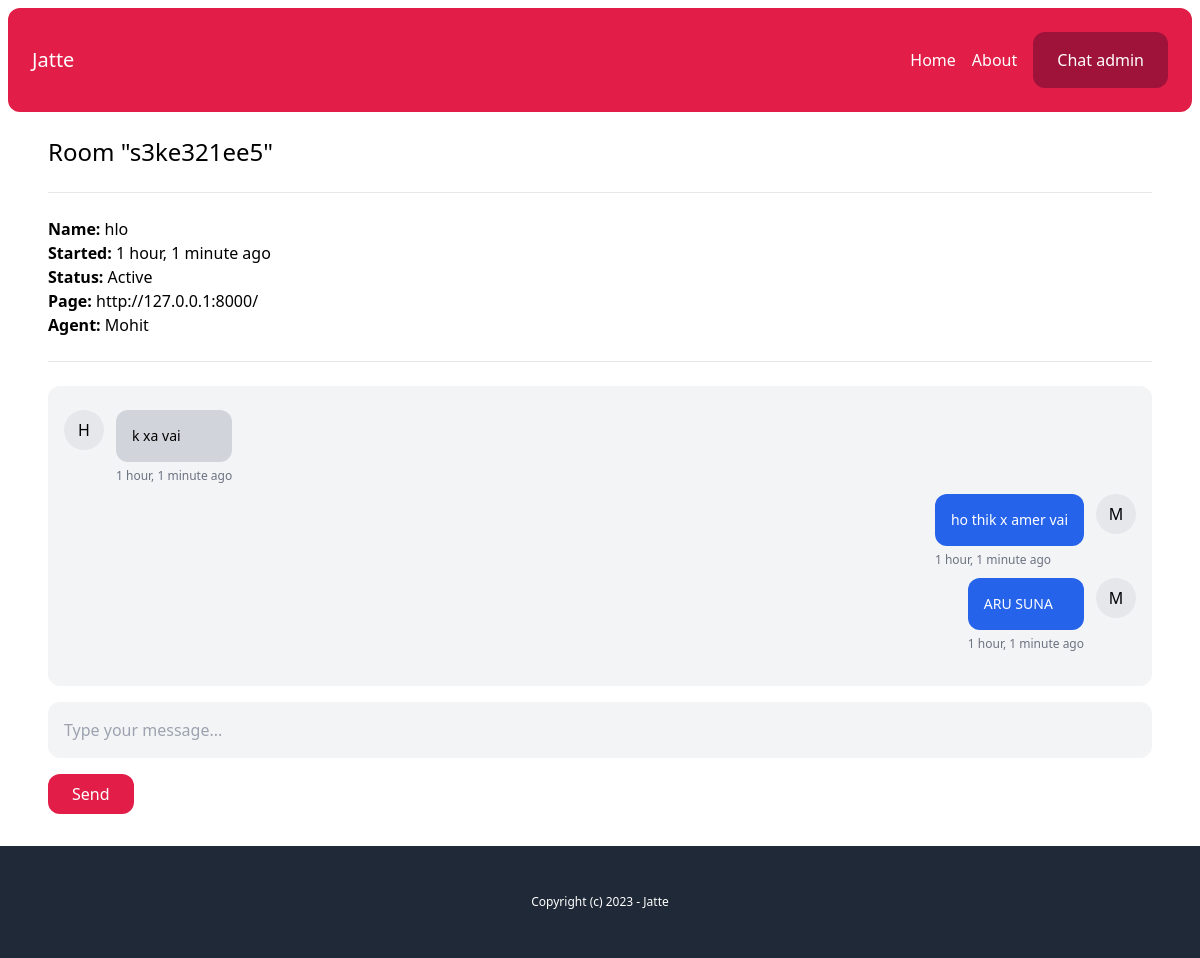
The app's page /chat-admin/s3ke321ee5/ (signed in) with its own data.
### chat/models.py (models this page shows, shortened)
class Room(models.Model):
    WAITING = 'waiting'
    ACTIVE = 'active'
    CLOSED = 'closed'
    CHOICES_STATUS = (
        (WAITING, 'Waiting'),
        (ACTIVE, 'Active'),
        (CLOSED, 'Closed'),
    )
    uuid = models.CharField(max_length=255)
    client = models.CharField(max_length=255)
    agent = models.ForeignKey(User, related_name='rooms', blank=True, null=True, on_delete=models.SET_NULL)
    messages = models.ManyToManyField(Message, blank=True)
    url = models.CharField(max_length=255, blank=True, null=True)
    status = models.CharField(max_length=20, choices=CHOICES_STATUS, default=WAITING)
    created_at = models.DateTimeField(auto_now_add=True)
    class Meta:
        ordering = ('-created_at',)

class Message(models.Model):
    body = models.TextField()
    sent_by = models.CharField(max_length=255)
    created_at = models.DateTimeField(auto_now_add=True)
    created_by = models.ForeignKey(User, blank=True, null=True, on_delete=models.SET_NULL)
    class Meta:
        ordering = ('created_at',)

### account/models.py (models this page shows)
class User(AbstractBaseUser, PermissionsMixin):
    AGENT = 'agent'
    MANAGER = 'manager'
    ROLES_CHOICES = (
        (AGENT, 'Agent'),
        (MANAGER, 'Manager'),
    )
    id = models.UUIDField(primary_key=True, default=uuid.uuid4, editable=False)
    email = models.EmailField(unique=True)
    name = models.CharField(max_length=255, blank=True, default='')
    role = models.CharField(max_length=20, choices=ROLES_CHOICES, default=AGENT)
    is_active = models.BooleanField(default=True)
    is_superuser = models.BooleanField(default=False)
    is_staff = models.BooleanField(default=False)
    date_joined = models.DateTimeField(default=timezone.now)
    last_login = models.DateTimeField(blank=True, null=True)
    objects = CustomUserManager()
    USERNAME_FIELD = 'email'
    EMAIL_FIELD = 'email'
    REQUIRED_FIELDS = ['name']

### chat/views.py (the view)
# urls.py: path('chat-admin/<str:uuid>/', views.room , name = 'room'),
@login_required
def room(request, uuid):
    room = Room.objects.get(uuid=uuid)
    if room.status == Room.WAITING:
        room.status = Room.ACTIVE
        room.agent = request.user
        room.save()
    return render(request, 'chat/room.html', {
        'room': room
    })

### chat/templatetags/chatextras.py (called while the page is built)
@register.filter(name='initials')
def initials(value):
    initials = ''
    for name in value.split(' '):
        if name and len(initials) < 3:
            initials += name[0].upper()
    return initials

### chat/templates/chat/room.html (shortened to what this page needs)
{% extends 'core/base.html' %}
{% load static chatextras %}
{% block content %}
    <h1 class="text-2xl">Room "{{ room.uuid }}"</h1>
    <hr class="my-6">
    <p class="mb-6">
        <b>Name: </b>{{ room.client }}<br>
        <b>Started: </b>{{ room.created_at|timesince }} ago<br>
        <b>Status: </b>{{ room.get_status_display }}<br>
        <b>Page: </b>{{ room.url }}<br>
        <b>Agent: </b>{% firstof room.agent.name 'None yet...' %}
    </p>
    <hr class="mb-6">
    <div id="chat_log" class="mb-4 p-4 bg-gray-100 rounded-xl h-[300px] overflow-scroll flex flex-col flex-grow">
        {% for message in room.messages.all %}
            <div class="flex w-full max-w-md mt-2 space-x-3 {% if message.created_by %}ml-auto justify-end{% endif %}">
                {% if not message.created_by %}
                    <div class="flex-shrink-0 h-10 w-10 rounded-full bg-gray-200 text-center pt-2">
                        {{ message.sent_by|initials }}
                    </div>
                {% endif %}
                <div>
                    <div class="p-4 rounded-xl {% if message.created_by %}bg-blue-600 text-white{% else %}bg-gray-300{% endif %}">
                        <p class="text-sm">{{ message.body }}</p>
                    </div>
                    <span class="text-xs text-gray-500 leading-none">{{ message.created_at|timesince }} ago</span>
                </div>
                {% if message.created_by %}
                    <div class="flex-shrink-0 h-10 w-10 rounded-full bg-gray-200 text-center pt-2">
                        {{ message.sent_by|initials }}
                    </div>
                {% endif %}
            </div>
        {% endfor %}
    </div>
    {% if room.status == 'active' %}
        <input type="text" name="body" id="chat_message_input" class="w-full mb-4 p-4 bg-gray-100 rounded-xl" placeholder="Type your message...">
        <button id="chat_message_submit" class="py-2 px-6 bg-rose-600 text-white rounded-xl">Send</button>
    {% endif %}
{% endblock %}

### records on screen
Room: uuid "s3ke321ee5", client "hlo", created_at "1 hour, 1 minute", status "Active", url "http://127.0.0.1:8000/", agent.name "Mohit"
Message: sent_by|initials "H", body "k xa vai", created_at "1 hour, 1 minute"
Message: body "ho thik x amer vai", created_at "1 hour, 1 minute", sent_by|initials "M"
Message: body "ARU SUNA", created_at "1 hour, 1 minute", sent_by|initials "M"
